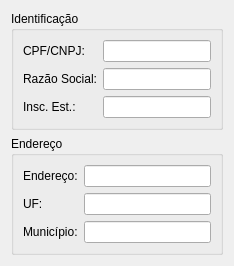
         <widget class="QWidget" name="tab_11">
          <attribute name="title">
           <string>Transportador</string>
          </attribute>
          <layout class="QGridLayout" name="gridLayout_54">
           <item row="0" column="0">
            <widget class="QGroupBox" name="groupBox_15">
             <property name="title">
              <string>Identificação</string>
             </property>
             <layout class="QGridLayout" name="gridLayout_52">
              <item row="1" column="1">
               <widget class="QLineEdit" name="lineEditTransportadorCpfCnpj"/>
              </item>
              <item row="2" column="0">
               <widget class="QLabel" name="label_70">
                <property name="text">
                 <string>Razão Social:</string>
                </property>
               </widget>
              </item>
              <item row="1" column="0">
               <widget class="QLabel" name="label_76">
                <property name="text">
                 <string>CPF/CNPJ:</string>
                </property>
               </widget>
              </item>
              <item row="3" column="0">
               <widget class="QLabel" name="label_77">
                <property name="text">
                 <string>Insc. Est.:</string>
                </property>
               </widget>
              </item>
              <item row="2" column="1">
               <widget class="QLineEdit" name="lineEditTransportadorRazaoSocial"/>
              </item>
              <item row="3" column="1">
               <widget class="QLineEdit" name="lineEditTransportadorInscEst"/>
              </item>
             </layout>
            </widget>
           </item>
           <item row="1" column="0">
            <widget class="QGroupBox" name="groupBox_16">
             <property name="title">
              <string>Endereço</string>
             </property>
             <layout class="QGridLayout" name="gridLayout_40">
              <item row="0" column="1">
               <widget class="QLineEdit" name="lineEditTransportadorEndereco"/>
              </item>
              <item row="2" column="1">
               <widget class="QLineEdit" name="lineEditTransportadorMunicipio"/>
              </item>
              <item row="1" column="1">
               <widget class="QLineEdit" name="lineEditTransportadorUf"/>
              </item>
              <item row="2" column="0">
               <widget class="QLabel" name="label_80">
                <property name="text">
                 <string>Município:</string>
                </property>
               </widget>
              </item>
              <item row="1" column="0">
               <widget class="QLabel" name="label_79">
                <property name="text">
                 <string>UF:</string>
                </property>
               </widget>
              </item>
              <item row="0" column="0">
               <widget class="QLabel" name="label_71">
                <property name="text">
                 <string>Endereço:</string>
                </property>
               </widget>
              </item>
             </layout>
            </widget>
           </item>
          </layout>
         </widget>
